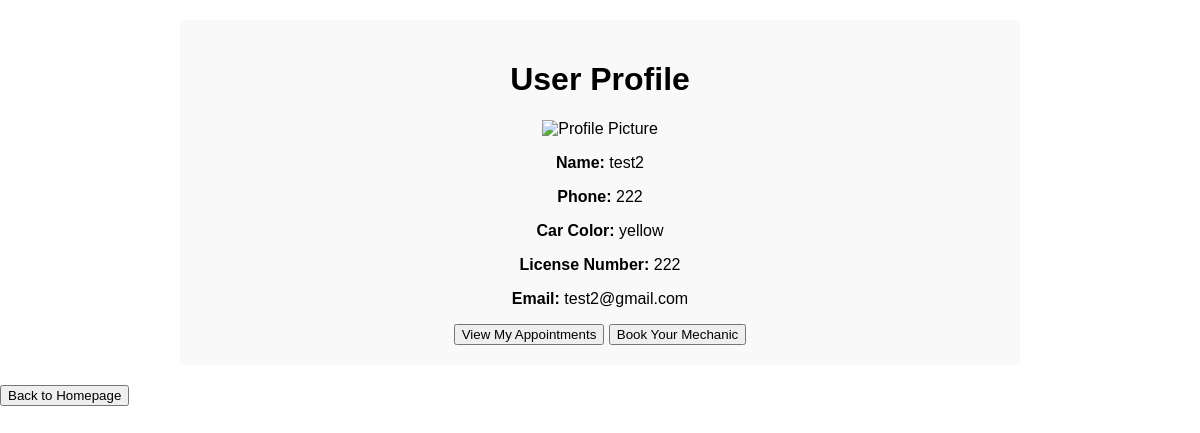
Page /customer/profile.php (signed in) on the committed database.
### tables this page shows
CREATE TABLE `clients` (
  `ClientID` int NOT NULL AUTO_INCREMENT,
  `Name` varchar(255) NOT NULL,
  `Phone` varchar(45) NOT NULL,
  `CarColor` varchar(50) DEFAULT NULL,
  `LicenseNumber` varchar(50) NOT NULL,
  `EngineNumber` varchar(50) NOT NULL,
  `Email` varchar(45) DEFAULT NULL,
  `Password` varchar(255) DEFAULT NULL,
  PRIMARY KEY (`ClientID`)
);

### customer/profile.php (the view, shortened to what this page needs)
<?php
require_once('../connection/connect.php');
$clientID = $_SESSION['client_id'];
$sql = "SELECT * FROM clients WHERE ClientID = ?";
$stmt = $conn->prepare($sql);
$stmt->bind_param("i", $clientID);
$stmt->execute();
$result = $stmt->get_result();
if ($result->num_rows == 1) {
    $row = $result->fetch_assoc();
    $name = $row['Name'];
    $phone = $row['Phone'];
    $carColor = $row['CarColor'];
    $licenseNumber = $row['LicenseNumber'];
    $email = $row['Email'];
    $profilePicture = "path/to/profile-picture.jpg";
} else {
    echo "Error fetching user data";
}
?>
<!DOCTYPE html>
<html lang="en">
<head>
    <link rel="stylesheet" type="text/css" href="../css/style.css">
</head>
<body>
    <div class="container">
        <h1>User Profile</h1>
        <div class="profile">
            <div class="profile-picture">
                <img src="<?php echo $profilePicture; ?>" alt="Profile Picture">
            </div>
            <div class="profile-details">
                <p><strong>Name:</strong> <?php echo $name; ?></p>
                <p><strong>Phone:</strong> <?php echo $phone; ?></p>
                <p><strong>Car Color:</strong> <?php echo $carColor; ?></p>
                <p><strong>License Number:</strong> <?php echo $licenseNumber; ?></p>
                <p><strong>Email:</strong> <?php echo $email; ?></p>
            </div>
        </div>
        <button onclick="window.location.href = 'my_appointments.php';">View My Appointments</button>
        <button onclick="window.location.href = 'customer_book.php';">Book Your Mechanic</button>
    </div>
    <button onclick="window.location.href = '../index.php';">Back to Homepage</button>
</body>
</html>

### css/style.css (style rules this page uses)
body { margin: 0; padding: 0; background-image: url('../image/index_background.jpg'); background-size: cover; background-position: center; font-family: Arial, sans-serif; background-repeat: no-repeat; }
.container { margin: 20px auto; padding: 10px; width: 80%; max-width: 800px; background-color: rgba(255, 255, 255, 0.8); border-radius: 10px; text-align: center; }
h1 { text-align: center; }
.container { margin: 20px auto; padding: 20px; width: 80%; max-width: 800px; background-color: #f9f9f9; border-radius: 5px; }

### rows in the picture
clients: Name "test2", Phone "222", CarColor "yellow", LicenseNumber "222", Email "test2@gmail.com"
